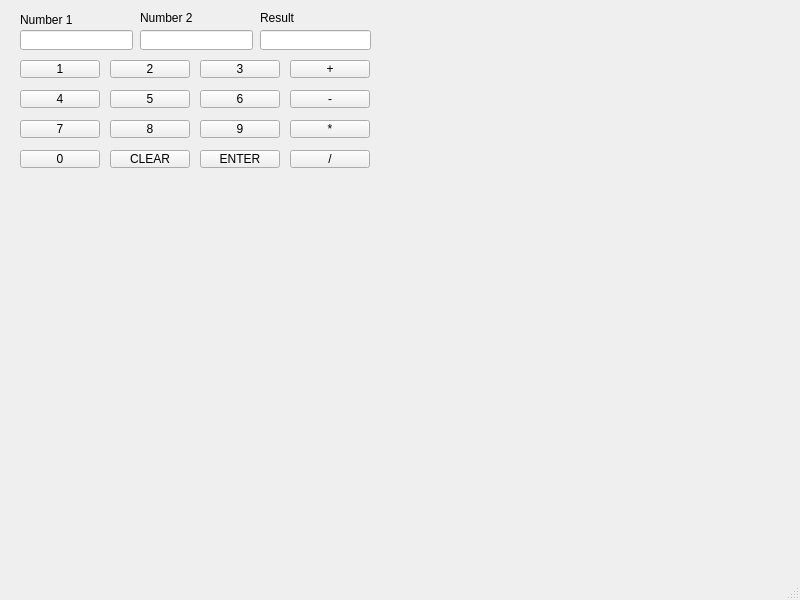
<?xml version="1.0" encoding="UTF-8"?>
<ui version="4.0">
 <class>MainWindow</class>
 <widget class="QMainWindow" name="MainWindow">
  <property name="geometry">
   <rect>
    <x>0</x>
    <y>0</y>
    <width>800</width>
    <height>600</height>
   </rect>
  </property>
  <property name="windowTitle">
   <string>MainWindow</string>
  </property>
  <widget class="QWidget" name="centralwidget">
   <widget class="QPushButton" name="N3">
    <property name="geometry">
     <rect>
      <x>200</x>
      <y>60</y>
      <width>80</width>
      <height>18</height>
     </rect>
    </property>
    <property name="text">
     <string>3</string>
    </property>
   </widget>
   <widget class="QPushButton" name="N4">
    <property name="geometry">
     <rect>
      <x>20</x>
      <y>90</y>
      <width>80</width>
      <height>18</height>
     </rect>
    </property>
    <property name="text">
     <string>4</string>
    </property>
   </widget>
   <widget class="QPushButton" name="N5">
    <property name="geometry">
     <rect>
      <x>110</x>
      <y>90</y>
      <width>80</width>
      <height>18</height>
     </rect>
    </property>
    <property name="text">
     <string>5</string>
    </property>
   </widget>
   <widget class="QPushButton" name="N6">
    <property name="geometry">
     <rect>
      <x>200</x>
      <y>90</y>
      <width>80</width>
      <height>18</height>
     </rect>
    </property>
    <property name="text">
     <string>6</string>
    </property>
   </widget>
   <widget class="QPushButton" name="N7">
    <property name="geometry">
     <rect>
      <x>20</x>
      <y>120</y>
      <width>80</width>
      <height>18</height>
     </rect>
    </property>
    <property name="text">
     <string>7</string>
    </property>
   </widget>
   <widget class="QPushButton" name="N8">
    <property name="geometry">
     <rect>
      <x>110</x>
      <y>120</y>
      <width>80</width>
      <height>18</height>
     </rect>
    </property>
    <property name="text">
     <string>8</string>
    </property>
   </widget>
   <widget class="QPushButton" name="N1">
    <property name="geometry">
     <rect>
      <x>20</x>
      <y>60</y>
      <width>80</width>
      <height>18</height>
     </rect>
    </property>
    <property name="text">
     <string>1</string>
    </property>
   </widget>
   <widget class="QPushButton" name="N2">
    <property name="geometry">
     <rect>
      <x>110</x>
      <y>60</y>
      <width>80</width>
      <height>18</height>
     </rect>
    </property>
    <property name="text">
     <string>2</string>
    </property>
   </widget>
   <widget class="QPushButton" name="N9">
    <property name="geometry">
     <rect>
      <x>200</x>
      <y>120</y>
      <width>80</width>
      <height>18</height>
     </rect>
    </property>
    <property name="text">
     <string>9</string>
    </property>
   </widget>
   <widget class="QPushButton" name="plus">
    <property name="geometry">
     <rect>
      <x>290</x>
      <y>60</y>
      <width>80</width>
      <height>18</height>
     </rect>
    </property>
    <property name="text">
     <string>+</string>
    </property>
   </widget>
   <widget class="QPushButton" name="minus">
    <property name="geometry">
     <rect>
      <x>290</x>
      <y>90</y>
      <width>80</width>
      <height>18</height>
     </rect>
    </property>
    <property name="text">
     <string>-</string>
    </property>
   </widget>
   <widget class="QPushButton" name="multiply">
    <property name="geometry">
     <rect>
      <x>290</x>
      <y>120</y>
      <width>80</width>
      <height>18</height>
     </rect>
    </property>
    <property name="text">
     <string>*</string>
    </property>
   </widget>
   <widget class="QPushButton" name="N0">
    <property name="geometry">
     <rect>
      <x>20</x>
      <y>150</y>
      <width>80</width>
      <height>18</height>
     </rect>
    </property>
    <property name="text">
     <string>0</string>
    </property>
   </widget>
   <widget class="QPushButton" name="clear">
    <property name="geometry">
     <rect>
      <x>110</x>
      <y>150</y>
      <width>80</width>
      <height>18</height>
     </rect>
    </property>
    <property name="text">
     <string>CLEAR</string>
    </property>
   </widget>
   <widget class="QPushButton" name="enter">
    <property name="geometry">
     <rect>
      <x>200</x>
      <y>150</y>
      <width>80</width>
      <height>18</height>
     </rect>
    </property>
    <property name="text">
     <string>ENTER</string>
    </property>
   </widget>
   <widget class="QPushButton" name="divide">
    <property name="geometry">
     <rect>
      <x>290</x>
      <y>150</y>
      <width>80</width>
      <height>18</height>
     </rect>
    </property>
    <property name="text">
     <string>/</string>
    </property>
   </widget>
   <widget class="QLabel" name="label">
    <property name="geometry">
     <rect>
      <x>20</x>
      <y>10</y>
      <width>111</width>
      <height>20</height>
     </rect>
    </property>
    <property name="text">
     <string>Number 1</string>
    </property>
   </widget>
   <widget class="QLabel" name="label_2">
    <property name="geometry">
     <rect>
      <x>140</x>
      <y>10</y>
      <width>111</width>
      <height>16</height>
     </rect>
    </property>
    <property name="text">
     <string>Number 2</string>
    </property>
   </widget>
   <widget class="QLabel" name="label_3">
    <property name="geometry">
     <rect>
      <x>260</x>
      <y>10</y>
      <width>111</width>
      <height>16</height>
     </rect>
    </property>
    <property name="text">
     <string>Result</string>
    </property>
   </widget>
   <widget class="QLineEdit" name="laatikko1">
    <property name="geometry">
     <rect>
      <x>20</x>
      <y>30</y>
      <width>113</width>
      <height>20</height>
     </rect>
    </property>
   </widget>
   <widget class="QLineEdit" name="laatikko2">
    <property name="geometry">
     <rect>
      <x>140</x>
      <y>30</y>
      <width>113</width>
      <height>20</height>
     </rect>
    </property>
   </widget>
   <widget class="QLineEdit" name="tulos">
    <property name="geometry">
     <rect>
      <x>260</x>
      <y>30</y>
      <width>111</width>
      <height>20</height>
     </rect>
    </property>
   </widget>
  </widget>
  <widget class="QMenuBar" name="menubar">
   <property name="geometry">
    <rect>
     <x>0</x>
     <y>0</y>
     <width>800</width>
     <height>17</height>
    </rect>
   </property>
  </widget>
  <widget class="QStatusBar" name="statusbar"/>
 </widget>
 <resources/>
 <connections/>
</ui>
